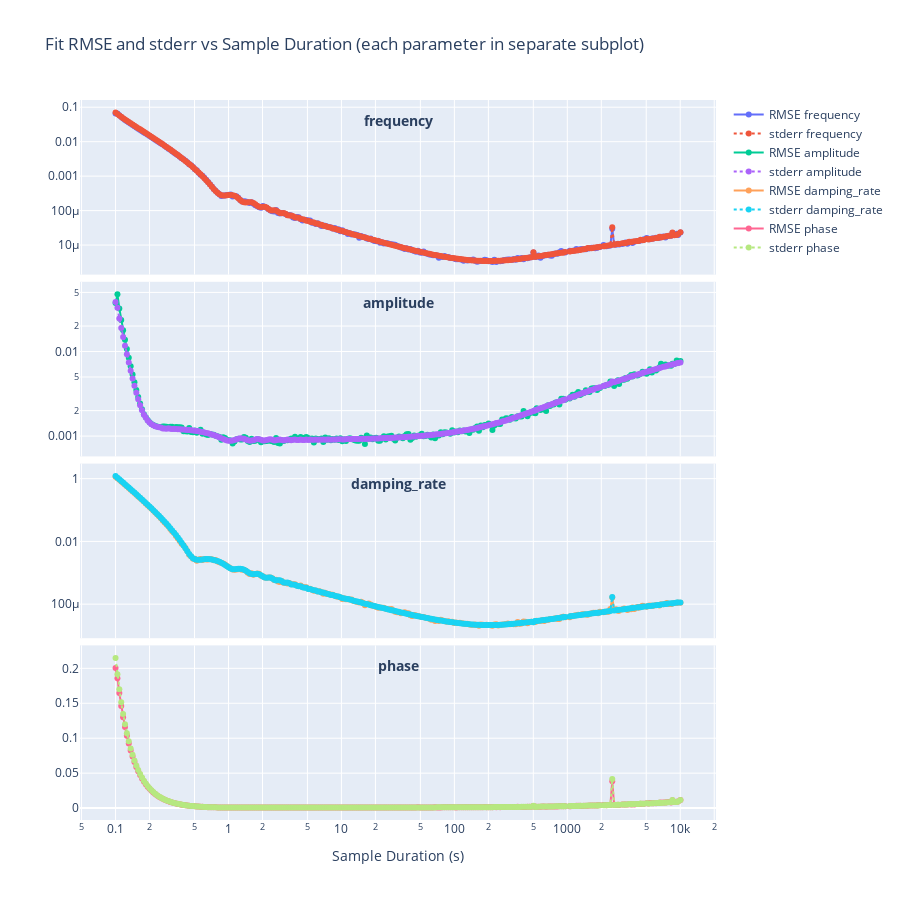

Source (notebook cell):
### Code cell
import fit_error_dampened_sine_wave.math_functions
import numpy as np
import numpy.typing as npt
import plotly.graph_objects as go
from scipy.optimize import curve_fit

from fit_error_dampened_sine_wave.math_functions import damp_sine_wave
from plotly.subplots import make_subplots
from tqdm import tqdm
from typing import Tuple
from multiprocessing import Pool, cpu_count

from typing import Tuple

np_rng = np.random.default_rng(42)


# Wrapper for curve_fit
def wrapper(
    x: npt.NDArray[np.float64],
    frequency: float,
    amplitude: float,
    damping_rate: float,
    phase: float,
) -> npt.NDArray[np.float64]:
    return damp_sine_wave(
        x,
        frequency=frequency,
        damping_rate=damping_rate,
        phase=phase,
        amplitude=amplitude,
    )


key_order = ("frequency", "amplitude", "damping_rate", "phase")

# True model parameters
true_params: Dict[str, float] = dict(
    frequency=1.0, amplitude=1.0, damping_rate=0.01, phase=np.pi / 2
)

# Settings
noise_scale = 0.01
num_repeats: int = 300
num_points: int = 1000  # points that the curve is sampling
# durations: npt.NDArray[np.float64] = np.linspace(0.1, 100, 100)
durations = np.logspace(-1.0, 4, 300)


# the problem is that the sampling can alias the true frequency, so we pick durations that do not alias to a frequency that is close to the niquist or zero frequency
# Step 1: Compute sampling frequencies
f_s_vals = num_points / durations
# Step 2: Compute apparent frequencies
f_a_vals = np.array(
    [
        fit_error_dampened_sine_wave.math_functions.apparent_frequency(
            true_params["frequency"], f_s
        )
        for f_s in f_s_vals
    ]
)
# Step 3: Normalize apparent frequencies by f_true
f_a_norm = f_a_vals / true_params["frequency"]
f_N_norm = f_s_vals / (2 * true_params["frequency"])
# Step 4: Mask out undesired edge cases
min_thresh = 0.05
max_thresh = 0.95
valid: npt.NDArray[np.bool_] = (f_a_norm > min_thresh) & (f_a_norm < max_thresh)

# Step 5: Adjust durations for invalid cases by nudging a fraction of the Nyquist zone
delta: float = 0.1  # fraction of Nyquist zone width
adjusted_durations: npt.NDArray[np.float64] = durations.copy()

for idx in np.where(~valid)[0]:
    f_s = f_s_vals[idx]
    N = int(np.floor(2 * true_params["frequency"] / f_s)) + 1
    f_s_zone_width = 2 * true_params["frequency"] * (1 / N - 1 / (N + 1))
    f_s_offset = delta * f_s_zone_width
    direction = 1 if N % 2 == 0 else -1
    f_s_adjusted = f_s + direction * f_s_offset
    adjusted_durations[idx] = num_points / f_s_adjusted

# Final assignment
durations = adjusted_durations


# Storage
rmse_results = {k: [] for k in true_params}
stderr_results = {k: [] for k in true_params}


def fit_for_duration(
    duration: float,
) -> Tuple[float, Dict[str, float], Dict[str, float]]:
    x_vals = np.linspace(0, duration, num_points)

    param_diffs = {k: [] for k in true_params}
    param_stderr = {k: [] for k in true_params}

    for _ in range(num_repeats):
        y_clean = damp_sine_wave(x_vals, **true_params)
        noise = np_rng.normal(scale=noise_scale, size=y_clean.shape)
        y_noisy = y_clean + noise

        try:
            initial_guess = np.array([true_params[k] for k in key_order])
            initial_guess += (
                np_rng.normal(scale=0.00001, size=initial_guess.shape) * initial_guess
            )
            popt, pcov = curve_fit(wrapper, x_vals, y_noisy, p0=initial_guess)
            perr = np.sqrt(np.diag(pcov))

            for i, key in enumerate(true_params):
                param_diffs[key].append(popt[i] - true_params[key])
                param_stderr[key].append(perr[i])
        except RuntimeError:
            for key in true_params:
                param_diffs[key].append(np.nan)
                param_stderr[key].append(np.nan)

    rmse = {
        key: np.sqrt(np.nanmean(np.square(param_diffs[key]))) for key in true_params
    }
    stderr = {key: np.nanmean(param_stderr[key]) for key in true_params}

    return duration, rmse, stderr


print("Starting parallel fits...")
with Pool(processes=cpu_count()) as pool:
    results = list(tqdm(pool.imap(fit_for_duration, durations), total=len(durations)))

rmse_results = {k: [] for k in true_params}
stderr_results = {k: [] for k in true_params}

# Extract from results
durations_out = []
for duration, rmse, stderr in results:
    durations_out.append(duration)
    for key in true_params:
        rmse_results[key].append(rmse[key])
        stderr_results[key].append(stderr[key])

durations = np.array(durations_out)

# Plotting with Plotly
# Create subplots
fig = make_subplots(rows=4, cols=1, shared_xaxes=True, vertical_spacing=0.01)

for i, k in enumerate(true_params, start=1):
    fig.add_trace(
        go.Scatter(
            x=durations, y=rmse_results[k], mode="lines+markers", name=f"RMSE {k}"
        ),
        row=i,
        col=1,
    )
    fig.add_trace(
        go.Scatter(
            x=durations,
            y=stderr_results[k],
            mode="lines+markers",
            name=f"stderr {k}",
            line=dict(dash="dot"),
        ),
        row=i,
        col=1,
    )

    xref = "x domain" if i == 1 else f"x{i} domain"
    yref = "y domain" if i == 1 else f"y{i} domain"
    fig.add_annotation(
        text=f"<b>{k}</b>",
        x=0.5,
        y=0.95,
        xref=xref,
        yref=yref,
        showarrow=False,
        font=dict(size=14),
        align="left",
    )

fig.update_layout(
    title="Fit RMSE and stderr vs Sample Duration (each parameter in separate subplot)",
    xaxis4_title="Sample Duration (s)",
    height=900,
    width=900,
    showlegend=True,
)

for i in range(1, 4):
    fig.update_yaxes(type="log", row=i, col=1)
    fig.update_xaxes(type="log", row=i, col=1)


fig.update_xaxes(type="log", title="Sample Duration (s)", row=4, col=1)

fig.show()

### Figure 1 — Plotly figure (JSON) as saved in the notebook; plotly's stock layout.template omitted (floating-point values rounded to 4 significant figures; data arrays with more than 128 entries replaced by an {"elided": "..."} marker saying what was removed)
{"data": [{"mode": "lines+markers", "name": "RMSE frequency", "type": "scatter", "x": {"elided": "300 float values"}, "xaxis": "x", "y": {"elided": "300 float values"}, "yaxis": "y"}, {"line": {"dash": "dot"}, "mode": "lines+markers", "name": "stderr frequency", "type": "scatter", "x": {"elided": "300 float values"}, "xaxis": "x", "y": {"elided": "300 float values"}, "yaxis": "y"}, {"mode": "lines+markers", "name": "RMSE amplitude", "type": "scatter", "x": {"elided": "300 float values"}, "xaxis": "x2", "y": {"elided": "300 float values"}, "yaxis": "y2"}, {"line": {"dash": "dot"}, "mode": "lines+markers", "name": "stderr amplitude", "type": "scatter", "x": {"elided": "300 float values"}, "xaxis": "x2", "y": {"elided": "300 float values"}, "yaxis": "y2"}, {"mode": "lines+markers", "name": "RMSE damping_rate", "type": "scatter", "x": {"elided": "300 float values"}, "xaxis": "x3", "y": {"elided": "300 float values"}, "yaxis": "y3"}, {"line": {"dash": "dot"}, "mode": "lines+markers", "name": "stderr damping_rate", "type": "scatter", "x": {"elided": "300 float values"}, "xaxis": "x3", "y": {"elided": "300 float values"}, "yaxis": "y3"}, {"mode": "lines+markers", "name": "RMSE phase", "type": "scatter", "x": {"elided": "300 float values"}, "xaxis": "x4", "y": {"elided": "300 float values"}, "yaxis": "y4"}, {"line": {"dash": "dot"}, "mode": "lines+markers", "name": "stderr phase", "type": "scatter", "x": {"elided": "300 float values"}, "xaxis": "x4", "y": {"elided": "300 float values"}, "yaxis": "y4"}], "layout": {"annotations": [{"align": "left", "font": {"size": 14}, "showarrow": false, "text": "<b>frequency</b>", "x": 0.5, "xref": "x domain", "y": 0.95, "yref": "y domain"}, {"align": "left", "font": {"size": 14}, "showarrow": false, "text": "<b>amplitude</b>", "x": 0.5, "xref": "x2 domain", "y": 0.95, "yref": "y2 domain"}, {"align": "left", "font": {"size": 14}, "showarrow": false, "text": "<b>damping_rate</b>", "x": 0.5, "xref": "x3 domain", "y": 0.95, "yref": "y3 domain"}, {"align": "left", "font": {"size": 14}, "showarrow": false, "text": "<b>phase</b>", "x": 0.5, "xref": "x4 domain", "y": 0.95, "yref": "y4 domain"}], "height": 900, "showlegend": true, "title": {"text": "Fit RMSE and stderr vs Sample Duration (each parameter in separate subplot)"}, "width": 900, "xaxis": {"anchor": "y", "domain": [0, 1], "matches": "x4", "showticklabels": false, "type": "log"}, "xaxis2": {"anchor": "y2", "domain": [0, 1], "matches": "x4", "showticklabels": false, "type": "log"}, "xaxis3": {"anchor": "y3", "domain": [0, 1], "matches": "x4", "showticklabels": false, "type": "log"}, "xaxis4": {"anchor": "y4", "domain": [0, 1], "title": {"text": "Sample Duration (s)"}, "type": "log"}, "yaxis": {"anchor": "x", "domain": [0.7575, 1], "type": "log"}, "yaxis2": {"anchor": "x2", "domain": [0.505, 0.7475], "type": "log"}, "yaxis3": {"anchor": "x3", "domain": [0.2525, 0.495], "type": "log"}, "yaxis4": {"anchor": "x4", "domain": [0, 0.2425]}}}
